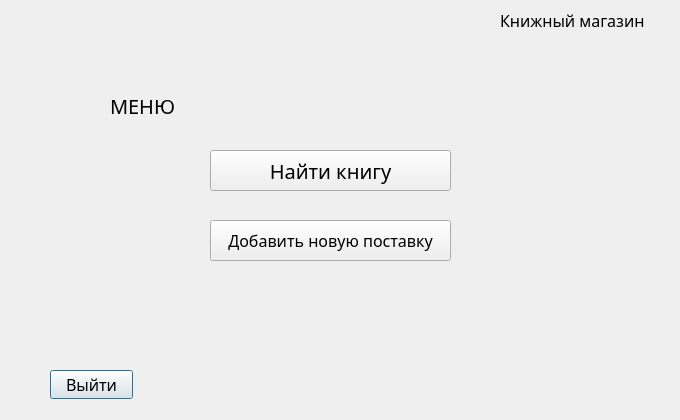
<?xml version="1.0" encoding="UTF-8"?>
<ui version="4.0">
 <class>MenuWindow</class>
 <widget class="QDialog" name="MenuWindow">
  <property name="geometry">
   <rect>
    <x>0</x>
    <y>0</y>
    <width>680</width>
    <height>420</height>
   </rect>
  </property>
  <property name="font">
   <font>
    <family>Sitka Display</family>
    <pointsize>12</pointsize>
   </font>
  </property>
  <property name="windowTitle">
   <string>Dialog</string>
  </property>
  <widget class="QLabel" name="labelLogo">
   <property name="geometry">
    <rect>
     <x>500</x>
     <y>10</y>
     <width>171</width>
     <height>20</height>
    </rect>
   </property>
   <property name="text">
    <string>Книжный магазин</string>
   </property>
  </widget>
  <widget class="QLabel" name="labelMenu">
   <property name="geometry">
    <rect>
     <x>110</x>
     <y>90</y>
     <width>91</width>
     <height>31</height>
    </rect>
   </property>
   <property name="font">
    <font>
     <family>Sitka Display</family>
     <pointsize>15</pointsize>
    </font>
   </property>
   <property name="text">
    <string>МЕНЮ</string>
   </property>
  </widget>
  <widget class="QPushButton" name="pushButtonExitAuth">
   <property name="geometry">
    <rect>
     <x>50</x>
     <y>370</y>
     <width>83</width>
     <height>29</height>
    </rect>
   </property>
   <property name="text">
    <string>Выйти</string>
   </property>
  </widget>
  <widget class="QPushButton" name="pushButtonFindBook">
   <property name="geometry">
    <rect>
     <x>210</x>
     <y>150</y>
     <width>241</width>
     <height>41</height>
    </rect>
   </property>
   <property name="font">
    <font>
     <family>Sitka Display</family>
     <pointsize>15</pointsize>
    </font>
   </property>
   <property name="text">
    <string>Найти книгу</string>
   </property>
  </widget>
  <widget class="QPushButton" name="pushButtonAddPackage">
   <property name="geometry">
    <rect>
     <x>210</x>
     <y>220</y>
     <width>241</width>
     <height>41</height>
    </rect>
   </property>
   <property name="font">
    <font>
     <family>Sitka Display</family>
     <pointsize>12</pointsize>
    </font>
   </property>
   <property name="text">
    <string>Добавить новую поставку</string>
   </property>
  </widget>
 </widget>
 <resources/>
 <connections/>
</ui>
